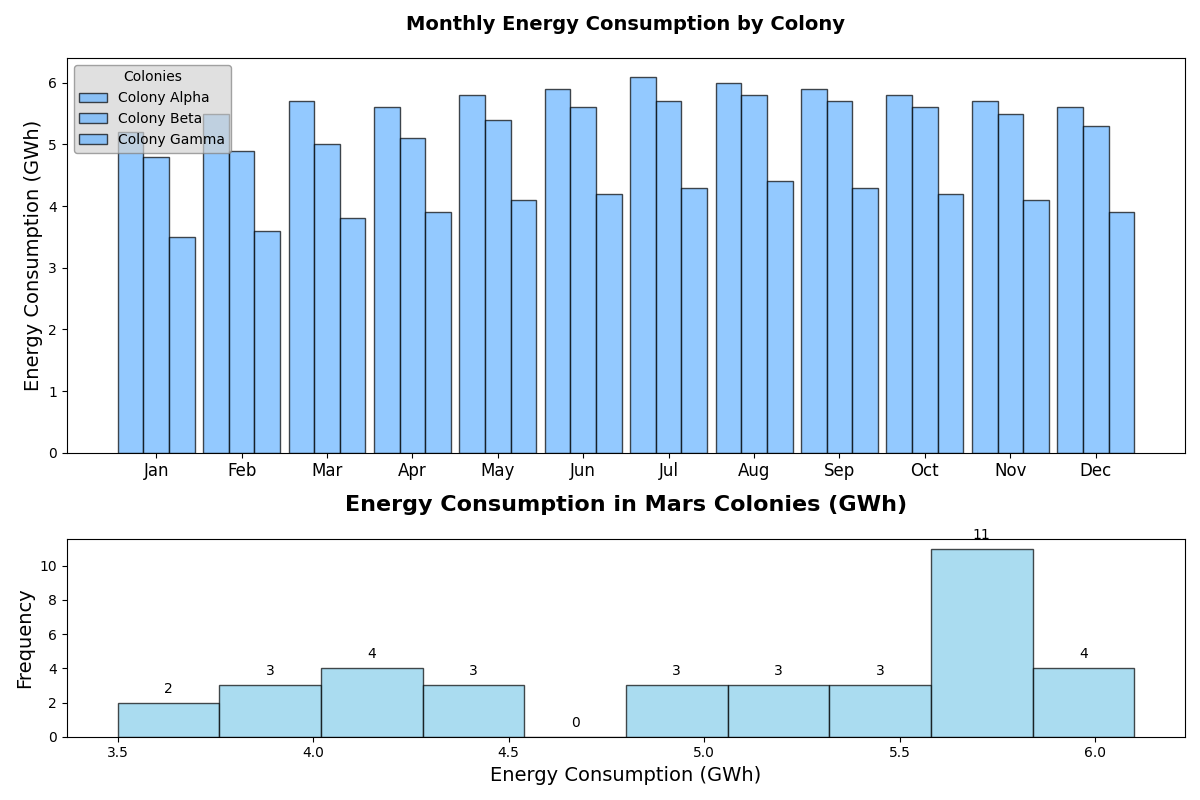

This chart was generated by the following Python code:
import matplotlib.pyplot as plt
import numpy as np

# Data
months = ['Jan', 'Feb', 'Mar', 'Apr', 'May', 'Jun', 'Jul', 'Aug', 'Sep', 'Oct', 'Nov', 'Dec']
colony_alpha = [5.2, 5.5, 5.7, 5.6, 5.8, 5.9, 6.1, 6.0, 5.9, 5.8, 5.7, 5.6]
colony_beta = [4.8, 4.9, 5.0, 5.1, 5.4, 5.6, 5.7, 5.8, 5.7, 5.6, 5.5, 5.3]
colony_gamma = [3.5, 3.6, 3.8, 3.9, 4.1, 4.2, 4.3, 4.4, 4.3, 4.2, 4.1, 3.9]

# Setup the figure and axes for subplots
fig, axs = plt.subplots(2, 1, figsize=(12, 8), gridspec_kw={'height_ratios': [2, 1]})

# Stacked Bar Chart for Colony-wise Monthly Consumption (Switching with Histogram)
ax1 = axs[0]
width = 0.3
months_indices = np.arange(len(months))
uniform_color = '#66B3FF'

ax1.bar(months_indices - width, colony_alpha, width, label='Colony Alpha', edgecolor='black', color=uniform_color, alpha=0.7)
ax1.bar(months_indices, colony_beta, width, label='Colony Beta', edgecolor='black', color=uniform_color, alpha=0.7)
ax1.bar(months_indices + width, colony_gamma, width, label='Colony Gamma', edgecolor='black', color=uniform_color, alpha=0.7)

ax1.set_title('Monthly Energy Consumption by Colony', fontsize=14, fontweight='bold', pad=20)
ax1.set_xticks(months_indices)
ax1.set_xticklabels(months, fontsize=12)
ax1.set_ylabel('Energy Consumption (GWh)', fontsize=14)
ax1.legend(title='Colonies', loc='upper left', fontsize=10, edgecolor='gray', facecolor='lightgrey', framealpha=0.7)

# Histogram Plot for Monthly Energy Consumption (Switching with Bar Chart)
ax2 = axs[1]
data = list(colony_alpha + colony_beta + colony_gamma)
n, bins, patches = ax2.hist(data, bins=10, edgecolor='black', color='skyblue', alpha=0.7)
ax2.set_title('Energy Consumption in Mars Colonies (GWh)', fontsize=16, fontweight='bold', pad=20)
ax2.set_xlabel('Energy Consumption (GWh)', fontsize=14)
ax2.set_ylabel('Frequency', fontsize=14)

for count, rect in zip(n, patches):
    height = rect.get_height()
    ax2.annotate(f'{int(count)}', xy=(rect.get_x() + rect.get_width() / 2, height),
                 xytext=(0, 5), textcoords='offset points', ha='center', va='bottom', fontsize=10)

# Layout adjustment
plt.tight_layout()

# Display the plot
plt.show()
